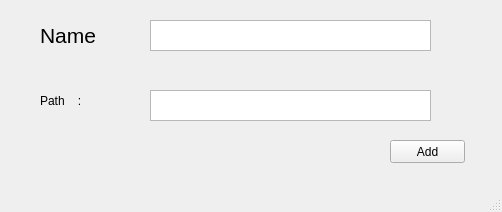
<?xml version="1.0" encoding="UTF-8"?>
<ui version="4.0">
 <class>AddPath</class>
 <widget class="QMainWindow" name="AddPath">
  <property name="geometry">
   <rect>
    <x>0</x>
    <y>0</y>
    <width>502</width>
    <height>212</height>
   </rect>
  </property>
  <property name="windowTitle">
   <string>MainWindow</string>
  </property>
  <widget class="QWidget" name="centralwidget">
   <widget class="QLabel" name="label">
    <property name="geometry">
     <rect>
      <x>40</x>
      <y>20</y>
      <width>61</width>
      <height>31</height>
     </rect>
    </property>
    <property name="text">
     <string>&lt;html&gt;&lt;head/&gt;&lt;body&gt;&lt;p&gt;&lt;span style=&quot; font-size:16pt;&quot;&gt;Name :&lt;/span&gt;&lt;/p&gt;&lt;/body&gt;&lt;/html&gt;</string>
    </property>
   </widget>
   <widget class="QPlainTextEdit" name="aName">
    <property name="geometry">
     <rect>
      <x>150</x>
      <y>20</y>
      <width>281</width>
      <height>31</height>
     </rect>
    </property>
   </widget>
   <widget class="QPlainTextEdit" name="aPath">
    <property name="geometry">
     <rect>
      <x>150</x>
      <y>90</y>
      <width>281</width>
      <height>31</height>
     </rect>
    </property>
   </widget>
   <widget class="QLabel" name="label_2">
    <property name="geometry">
     <rect>
      <x>40</x>
      <y>90</y>
      <width>61</width>
      <height>21</height>
     </rect>
    </property>
    <property name="styleSheet">
     <string notr="true">font: 14pt &quot;MS Shell Dlg 2&quot;;</string>
    </property>
    <property name="text">
     <string>Path    :</string>
    </property>
   </widget>
   <widget class="QPushButton" name="pushButton">
    <property name="geometry">
     <rect>
      <x>390</x>
      <y>140</y>
      <width>75</width>
      <height>23</height>
     </rect>
    </property>
    <property name="text">
     <string>Add</string>
    </property>
   </widget>
  </widget>
  <widget class="QMenuBar" name="menubar">
   <property name="geometry">
    <rect>
     <x>0</x>
     <y>0</y>
     <width>502</width>
     <height>21</height>
    </rect>
   </property>
  </widget>
  <widget class="QStatusBar" name="statusbar"/>
 </widget>
 <resources/>
 <connections/>
</ui>
